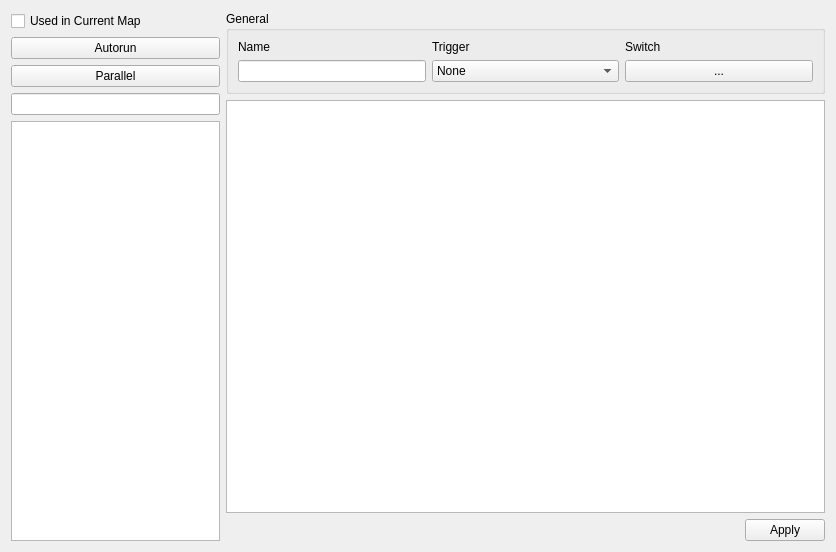
<?xml version="1.0" encoding="UTF-8"?>
<ui version="4.0">
 <class>CommonEventsTab</class>
 <widget class="QWidget" name="CommonEventsTab">
  <property name="geometry">
   <rect>
    <x>0</x>
    <y>0</y>
    <width>836</width>
    <height>552</height>
   </rect>
  </property>
  <property name="windowTitle">
   <string>Form</string>
  </property>
  <layout class="QVBoxLayout" name="verticalLayout_3">
   <item>
    <layout class="QHBoxLayout" name="horizontalLayout_5" stretch="7,20">
     <item>
      <layout class="QVBoxLayout" name="verticalLayout">
       <item>
        <widget class="QCheckBox" name="eventsCurrentMapCheckBox">
         <property name="text">
          <string>Used in Current Map</string>
         </property>
        </widget>
       </item>
       <item>
        <widget class="QPushButton" name="autorunButton">
         <property name="text">
          <string>Autorun</string>
         </property>
        </widget>
       </item>
       <item>
        <widget class="QPushButton" name="parallelButton">
         <property name="text">
          <string>Parallel</string>
         </property>
        </widget>
       </item>
       <item>
        <widget class="QLineEdit" name="eventsNameFilter">
         <property name="sizePolicy">
          <sizepolicy hsizetype="Preferred" vsizetype="Fixed">
           <horstretch>0</horstretch>
           <verstretch>0</verstretch>
          </sizepolicy>
         </property>
        </widget>
       </item>
       <item>
        <widget class="BaseTable" name="eventsTable">
         <property name="editTriggers">
          <set>QAbstractItemView::NoEditTriggers</set>
         </property>
         <property name="alternatingRowColors">
          <bool>true</bool>
         </property>
         <property name="selectionMode">
          <enum>QAbstractItemView::SingleSelection</enum>
         </property>
         <property name="selectionBehavior">
          <enum>QAbstractItemView::SelectRows</enum>
         </property>
         <property name="sortingEnabled">
          <bool>true</bool>
         </property>
         <property name="wordWrap">
          <bool>false</bool>
         </property>
         <attribute name="horizontalHeaderHighlightSections">
          <bool>false</bool>
         </attribute>
         <attribute name="horizontalHeaderStretchLastSection">
          <bool>true</bool>
         </attribute>
         <attribute name="verticalHeaderVisible">
          <bool>false</bool>
         </attribute>
        </widget>
       </item>
      </layout>
     </item>
     <item>
      <layout class="QVBoxLayout" name="verticalLayout_2">
       <item>
        <widget class="QGroupBox" name="generalBox">
         <property name="title">
          <string>General</string>
         </property>
         <layout class="QGridLayout" name="gridLayout_3">
          <item row="0" column="0">
           <widget class="QLabel" name="eventNameLabel">
            <property name="text">
             <string>Name</string>
            </property>
           </widget>
          </item>
          <item row="0" column="1">
           <widget class="QLabel" name="eventTriggerLabel">
            <property name="text">
             <string>Trigger</string>
            </property>
           </widget>
          </item>
          <item row="0" column="2">
           <widget class="QLabel" name="eventSwitchLabel">
            <property name="text">
             <string>Switch</string>
            </property>
           </widget>
          </item>
          <item row="1" column="0">
           <widget class="QLineEdit" name="eventNameEdit">
            <property name="sizePolicy">
             <sizepolicy hsizetype="Preferred" vsizetype="Fixed">
              <horstretch>0</horstretch>
              <verstretch>0</verstretch>
             </sizepolicy>
            </property>
           </widget>
          </item>
          <item row="1" column="1">
           <widget class="QComboBox" name="eventTriggerComboBox">
            <item>
             <property name="text">
              <string>None</string>
             </property>
            </item>
            <item>
             <property name="text">
              <string>Autorun</string>
             </property>
            </item>
            <item>
             <property name="text">
              <string>Parallel</string>
             </property>
            </item>
           </widget>
          </item>
          <item row="1" column="2">
           <widget class="SelectorButton" name="eventSwitchButton">
            <property name="text">
             <string>...</string>
            </property>
           </widget>
          </item>
         </layout>
        </widget>
       </item>
       <item>
        <widget class="EventContentList" name="eventContentList">
         <property name="font">
          <font>
           <family>Ubuntu Sans Mono</family>
          </font>
         </property>
         <property name="contextMenuPolicy">
          <enum>Qt::CustomContextMenu</enum>
         </property>
         <property name="alternatingRowColors">
          <bool>true</bool>
         </property>
         <property name="selectionMode">
          <enum>QAbstractItemView::SingleSelection</enum>
         </property>
         <property name="selectionBehavior">
          <enum>QAbstractItemView::SelectRows</enum>
         </property>
        </widget>
       </item>
       <item>
        <layout class="QHBoxLayout" name="horizontalLayout_14">
         <item>
          <spacer name="horizontalSpacer_2">
           <property name="orientation">
            <enum>Qt::Horizontal</enum>
           </property>
           <property name="sizeHint" stdset="0">
            <size>
             <width>40</width>
             <height>20</height>
            </size>
           </property>
          </spacer>
         </item>
         <item>
          <widget class="QPushButton" name="eventApplyButton">
           <property name="text">
            <string>Apply</string>
           </property>
          </widget>
         </item>
        </layout>
       </item>
      </layout>
     </item>
    </layout>
   </item>
  </layout>
  <action name="actionCommandEdit">
   <property name="text">
    <string>Edit</string>
   </property>
   <property name="menuRole">
    <enum>QAction::NoRole</enum>
   </property>
  </action>
  <action name="actionCommandNew">
   <property name="text">
    <string>New</string>
   </property>
   <property name="menuRole">
    <enum>QAction::NoRole</enum>
   </property>
  </action>
  <action name="actionCommandDelete">
   <property name="text">
    <string>Delete</string>
   </property>
   <property name="menuRole">
    <enum>QAction::NoRole</enum>
   </property>
  </action>
 </widget>
 <customwidgets>
  <customwidget>
   <class>BaseTable</class>
   <extends>QTableView</extends>
   <header>base_table.hpp</header>
  </customwidget>
  <customwidget>
   <class>SelectorButton</class>
   <extends>QPushButton</extends>
   <header>selector_button.hpp</header>
  </customwidget>
  <customwidget>
   <class>EventContentList</class>
   <extends>QListView</extends>
   <header>event_content_list.hpp</header>
  </customwidget>
 </customwidgets>
 <resources/>
 <connections/>
</ui>
